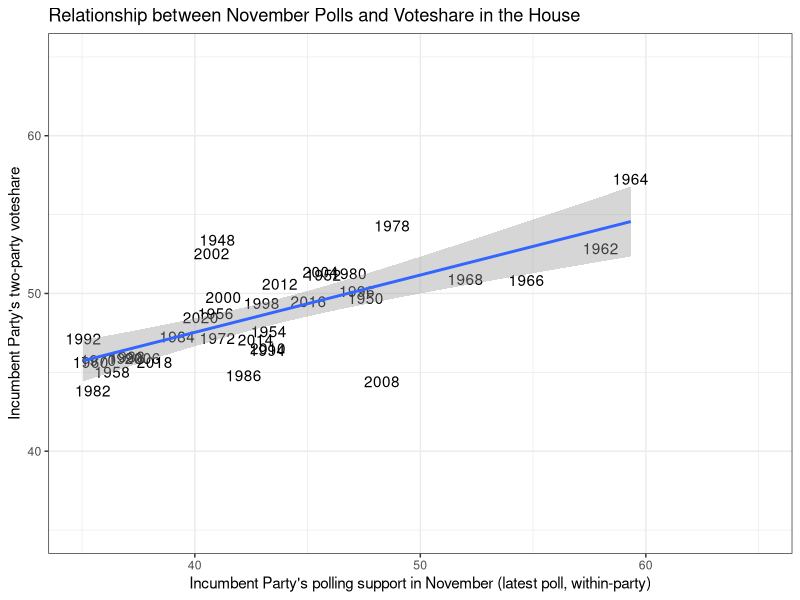
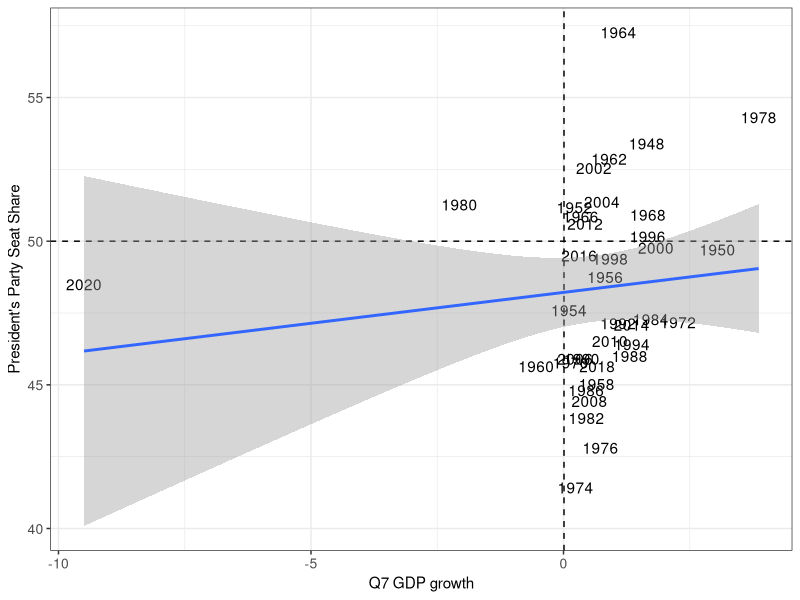
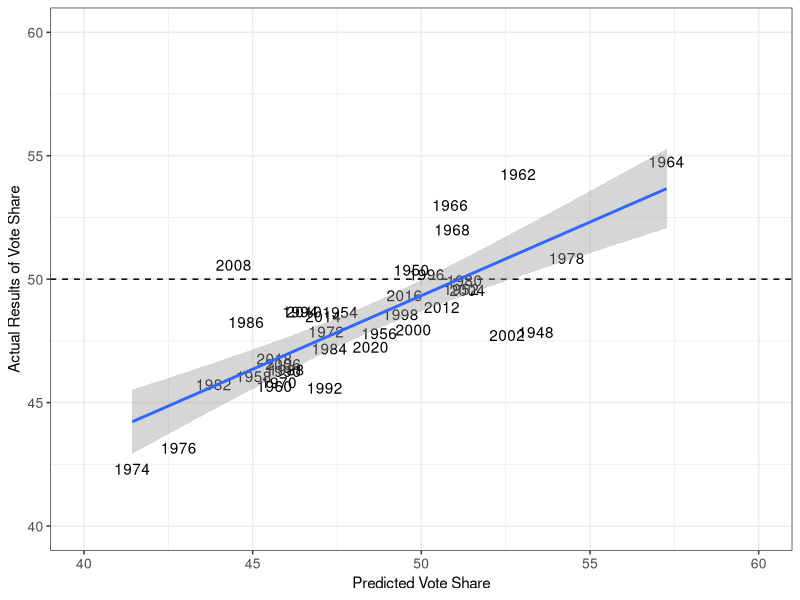

Write R code to recreate these figures, in order.
## ---- chunk 1
knitr::opts_chunk$set(echo = FALSE)
library(tidyverse)
library(ggplot2)

popvote_df <- read_csv("inc_pop_vote_df.csv") 
economy_df <- read_csv("GDP_quarterly.csv") 
poll_df    <- read_csv("polls_df.csv") 

oldpolls <- poll_df %>% filter(days_until_election > 45) %>%
                  group_by(year,party) %>% 
                  summarize(avg_support=mean(support)) %>%
                  spread(key = "party", value = "avg_support")

ppdf <- popvote_df %>% 
    inner_join(poll_df %>% 
          filter(days_until_election > 45) %>% 
          group_by(year,party) %>% 
          summarize(avg_support=mean(support))) %>% 
          left_join(economy_df %>% 
          filter(quarter_yr == 2), by = "year") %>%
          select(year,party,majorvote_pct,GDP_growth_pct,avg_support) %>%
          pivot_wider(names_from = party, values_from = c("majorvote_pct", "avg_support")) %>%
          mutate(incumbent_president = c("D","D","D","R","R","R","R","D","D","D","D","R","R","R","R","D","D","R","R","R","R","R", "R","D","D","D","D", "R", "R", "R","R","D","D","D","D","R","R")) %>% 
          mutate(incumbent_pres_majorvote = ifelse(incumbent_president == "D", majorvote_pct_D, majorvote_pct_R), incumbent_pres_poll = ifelse(incumbent_president == "D", avg_support_D, avg_support_R))
## ---- chunk 2
novpollmodel <- lm(incumbent_pres_majorvote ~ incumbent_pres_poll, data = ppdf)
summary(novpollmodel)

ppdf %>%
   ggplot(aes(x=(incumbent_pres_poll), y=(incumbent_pres_majorvote),
              label=(year))) + 
     geom_text() +
     xlim(c(35, 65)) + ylim(c(35, 65))  +
     geom_vline(xintercept=0, alpha=0.2) + 
     geom_hline(yintercept=0, alpha=0.2) +
     xlab("Incumbent Party's polling support in November (latest poll, within-party)") +
     ylab("Incumbent Party's two-party voteshare") +
     ggtitle("Relationship between November Polls and Voteshare in the House") +
     theme_bw() +
    geom_smooth(method = "lm")
## ---- chunk 3
#Data is from FiveThirtyEight --> most recent polls
inc2022 <- data.frame(incumbent_pres_poll = 45.2)

## point predictions
predict(novpollmodel, newdata = inc2022)
## ---- chunk 4
ppdf %>%
  ggplot(aes(x=GDP_growth_pct, y=incumbent_pres_majorvote,
             label=year)) + 
    geom_text() +
    geom_hline(yintercept=50, lty=2) +
    geom_vline(xintercept=0.01, lty=2) + 
    xlab("Q7 GDP growth") +
    ylab("President's Party Seat Share") +
    theme_bw() +
    theme(
      axis.text = element_text(size = 10)
    ) + geom_smooth(method = "lm")

noveconmodel <- lm(incumbent_pres_majorvote ~ GDP_growth_pct, data = ppdf)
summary(noveconmodel)

#Incumbent Party GDP growth
econ2022data <- data.frame(GDP_growth_pct = -0.9)

##Predictions
predict(noveconmodel, newdata = econ2022data)
## ---- chunk 5

novcombinedmodel <- lm(incumbent_pres_majorvote ~ GDP_growth_pct + incumbent_pres_poll, data = ppdf)
summary(novcombinedmodel)

combined2022data <- data.frame(GDP_growth_pct = -0.9, incumbent_pres_poll = 45.2)
predict(novcombinedmodel, newdata = combined2022data)

ppdf %>%
  ggplot(aes(x=incumbent_pres_majorvote, y=predict(novcombinedmodel, ppdf),
             label=year)) + 
    geom_text() +
    geom_hline(yintercept=50, lty=2) +
    geom_vline(xintercept=5, lty=2) + 
    xlab("Predicted Vote Share") +
    ylab("Actual Results of Vote Share") +
    xlim(c(40, 60)) + ylim(c(40, 60)) +
    theme_bw() +
    theme(
      axis.text = element_text(size = 10)
    ) + geom_smooth(method = "lm")
